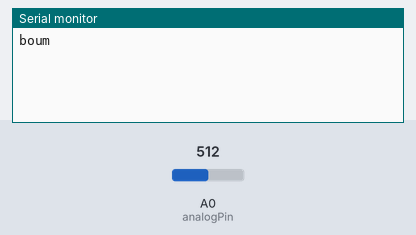
A sketch run on a simulated Arduino Uno, built with avr-gcc and run on an emulated ATmega328P. Shown: the last lines printed to the serial monitor. Inputs (shaded band) come from the test bench; at power-on: A0 (analogPin) = 512.

Above: at 1.2 s.
1.3 s: A0 (analogPin) set to 306
At 2.9 s:
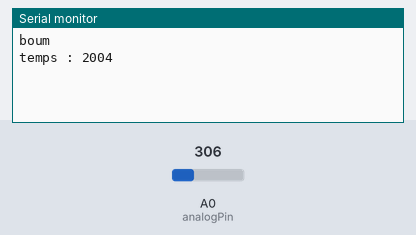
4.3 s: A0 (analogPin) set to 511
At 4.7 s:
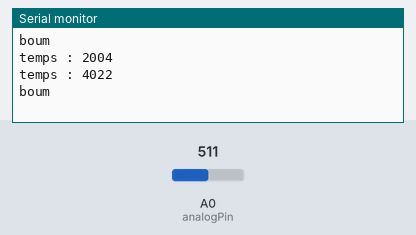
Timing chart, 0 to 7.3 s (numbered marks = the images above; inputs shaded):
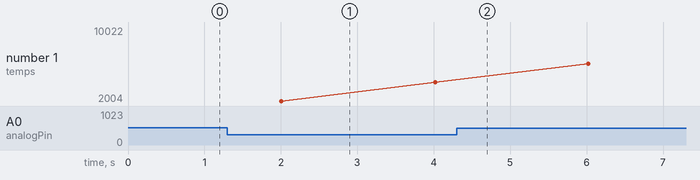

The sketch:

Mod1.2.ino
```cpp
int battement;
int battement_moyen;
int analogPin=0;
bool b;
float bpm_10_sec;
float bpm_moyen;
int seconde=10; //Initialisation des variables globales

float tempsPasse = 0;

float timeTemps = 0;

void setup() {
  Serial.begin(9600);

}


void loop() {

int valeur = analogRead(analogPin); //On implémente les valeurs reçu part le pin A0 dans la variable valeur
float tension=valeur * (5.0/1023.0); //opération pour changer l'échelle (avoir une tension lisible)


 if (tension>=1.5)  //Si la pin A0 récupére une tension supérieur à 1.5 V alors...
 {

  if (b == false) //b sert à ce que battement et battement_moyen ne s'incrémente qu'une fois quand tension >= 1.5
  {

    battement++;  //battement toutes les 10 secondes
    battement_moyen++;  //battement moyen pour tout le temps
    b=true;
    Serial.println("boum");

    delay(20);

  }
 }
 else
 {
  b=false;  //les battements peuvent de nuveau s'incrémenter
  delay(20);
 }

if(millis() >= (timeTemps +10000))  //dés que 10 secondes se passent...
{
  timeTemps = millis(); //on remplace timeTemps par le temps du programme, ce qui permet de recommencer cette boucle toute les 1 secondes

  Serial.print("BPM au bout de 10 secondes: ");
  bpm_10_sec=(battement/10)*60; //on calcul les BPM pour les 10 derniéres secondes
  Serial.println(bpm_10_sec);
  battement=0;  //on réinitialise battement pour reprendre les nouveaux battements des 10 prochaines secondes

  Serial.print("BPM moyen: ");
  bpm_moyen=(battement_moyen/seconde)*60; //on calcul les BPM moyens pour tout le programme, on ne la réinitialise donc pas
  Serial.println(bpm_moyen);

  seconde+=10;  //variables qui permet de calculer les BPM moyens toutes les 10 secondes

}

if(millis() >= tempsPasse + 2000) //condition qui permet d'afficher le temps toutes les 2 secondes
{
 tempsPasse = millis();
 Serial.print("temps : ");
 Serial.println(millis());
}

}
```

Measured:
- after the input at 1.3 s, the serial monitor: prints a new line after 0.71 s (image 1)
- after the input at 4.3 s, the serial monitor: prints a new line at once (image 2)
- plotted number 1: 4022 → 10022 after the input at 4.3 s
